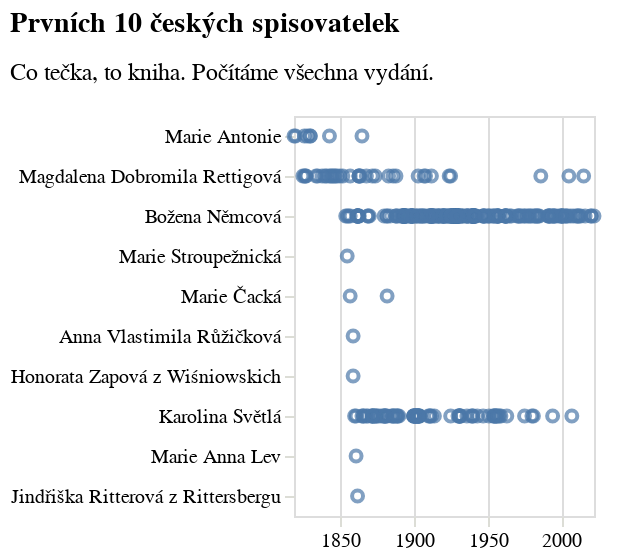

This figure's notebook cell:
### Code cell
alt.Chart(alt_friendly(df.filter(pl.col("100_7").is_in(prvni_zeny))), width=150,
         title=alt.Title(
             [f'Prvních {len(prvni_zeny_poradi)} českých spisovatelek'],
         subtitle="Co tečka, to kniha. Počítáme všechna vydání.")).mark_point().encode(
    alt.X("rok:T", title=None),
    alt.Y("jmeno", sort=prvni_zeny_poradi, title=None)
)

### Figure 1 — Vega-Lite specification as saved in the notebook (floating-point values rounded to 4 significant figures; data arrays with more than 128 entries replaced by an {"elided": "..."} marker saying what was removed)
{"config": {"title": {"font": "Noticia Text", "fontSize": 14, "anchor": "start", "lineHeight": 21, "fontWeight": "bolder", "subtitleFont": "Noticia Text", "subtitleFontSize": 12, "subtitlePadding": 12, "dy": -12}, "axis": {"labelFont": "Asap", "titleFont": "Asap", "fontWeight": "lighter", "titleFontWeight": "lighter", "labelFontSize": 10, "titleFontSize": 10, "labelPadding": 2, "titlePadding": 10, "domainOpacity": 0, "tickColor": "#DCDDD6"}, "legend": {"labelFont": "Asap", "labelFontWeight": "normal", "titleFont": "Asap", "titleFontWeight": "normal", "labelFontSize": 10, "titleFontSize": 10}}, "data": {"name": "data-4cc9cc90b6b6db1d991999c86f31e100"}, "mark": {"type": "point"}, "encoding": {"x": {"field": "rok", "title": null, "type": "temporal"}, "y": {"field": "jmeno", "sort": ["Marie Antonie", "Magdalena Dobromila Rettigová", "Božena Němcová", "Marie Stroupežnická", "Marie Čacká", "Anna Vlastimila Růžičková", "Honorata Zapová z Wiśniowskich", "Karolina Světlá", "Marie Anna Lev", "Jindřiška Ritterová z Rittersbergu"], "title": null, "type": "nominal"}}, "title": {"text": ["Prvních 10 českých spisovatelek"], "subtitle": "Co tečka, to kniha. Počítáme všechna vydání."}, "width": 150, "$schema": "https://vega.github.io/schema/vega-lite/v5.8.0.json", "datasets": {"data-4cc9cc90b6b6db1d991999c86f31e100": {"elided": "381 records"}}}
